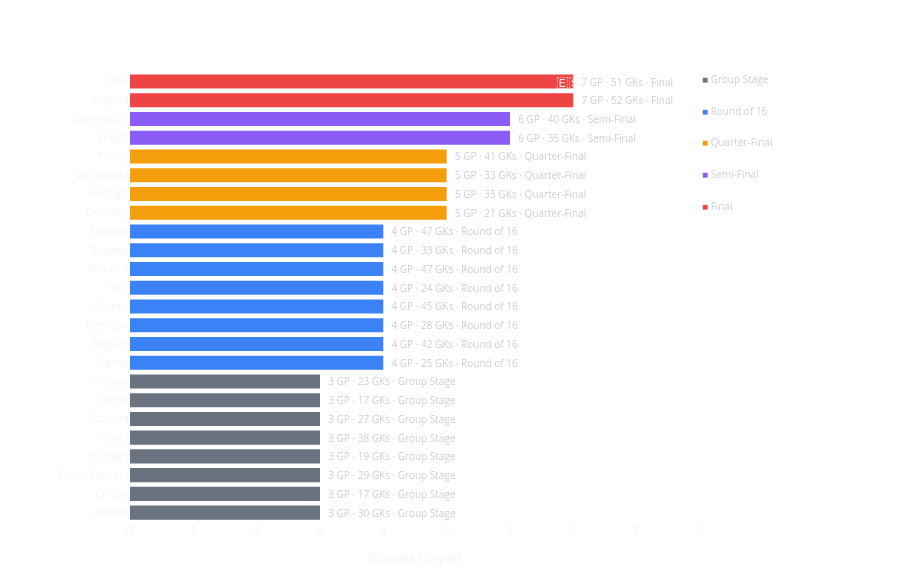

Source (notebook cell):
### Markdown cell above
---
## 0. Tournament Context — Games Played per Team

Euro 2024 is a **direct-elimination tournament** after the group stage. Only 2 teams reach the final (7 GP). Most teams play just 3–4 matches. This means:

- **Sample sizes vary enormously** — Spain (7 GP, 51 GKs) vs Scotland (3 GP, 27 GKs)
- KPIs from 3-match teams should be read with caution
- The chart below shows how far each team went, colour-coded by **tournament stage**

| GP | Stage |
|----|-------|
| 3 | Group Stage exit |
| 4 | Round of 16 |
| 5 | Quarter-Final |
| 6 | Semi-Final |
| 7 | Final |

### Code cell
# ══════════════════════════════════════════════════════════════
# CELL 6b — Tournament Context: Games Played & Goal Kicks
# ══════════════════════════════════════════════════════════════

# ── Stage colour palette ──
STAGE_COLORS = {
    'Group Stage':    '#6b7280',   # grey
    'Round of 16':    '#3b82f6',   # blue
    'Quarter-Final':  '#f59e0b',   # amber
    'Semi-Final':     '#8b5cf6',   # purple
    'Final':          '#ef4444',   # red
}

# Sort by matches desc, then alphabetically
ctx = kpi_df.sort_values(['matches', 'team'], ascending=[True, True]).copy()

# Build colour array
bar_colors = [
    STAGE_COLORS.get(s, '#6b7280') for s in ctx['stage_reached']
]

fig_ctx = go.Figure()

fig_ctx.add_trace(go.Bar(
    x=ctx['matches'],
    y=ctx['team'],
    orientation='h',
    marker=dict(color=bar_colors, line=dict(width=0)),
    text=[
        f"  {int(m)} GP · {int(gk)} GKs · {s}"
        for m, gk, s in zip(ctx['matches'], ctx['total_gk'], ctx['stage_reached'])
    ],
    textposition='outside',
    textfont=dict(size=10, color='#c8d0d8'),
    hovertemplate=(
        '<b>%{y}</b><br>'
        'Games Played: %{x}<br>'
        '<extra></extra>'
    ),
))

# Highlight Spain bar border
spain_idx = ctx[ctx['team'] == HIGHLIGHT_TEAM].index
if len(spain_idx) > 0:
    pos_in_list = list(ctx['team']).index(HIGHLIGHT_TEAM)
    fig_ctx.add_annotation(
        x=ctx.loc[spain_idx[0], 'matches'] + 0.15,
        y=HIGHLIGHT_TEAM,
        text='🇪🇸',
        showarrow=False,
        font=dict(size=14),
        xanchor='right',
    )

fig_ctx.update_layout(
    template='plotly_dark',
    title=dict(
        text='📋 Tournament Context — Games Played per Team'
             '<br><sup style="color:rgba(255,255,255,0.55)">'
             'Euro 2024 · Colour = stage reached · '
             'More games → larger sample → more reliable KPIs</sup>',
        font=dict(size=15, color='white'),
    ),
    xaxis=dict(
        title='Games Played',
        gridcolor='rgba(255,255,255,0.06)',
        zeroline=False,
        dtick=1,
        range=[0, 9],
    ),
    yaxis=dict(title='', tickfont=dict(size=10)),
    paper_bgcolor='rgba(0,0,0,0)',
    plot_bgcolor='rgba(0,0,0,0)',
    height=max(500, len(ctx) * 24),
    margin=dict(l=130, r=200, t=70, b=40),
    showlegend=False,
    bargap=0.25,
)

# Legend as annotations for stage colours
legend_items = list(STAGE_COLORS.items())
for i, (stage, color) in enumerate(legend_items):
    fig_ctx.add_annotation(
        x=1.0, y=1.0 - i * 0.07,
        xref='paper', yref='paper',
        text=f'<span style="color:{color}">■</span> {stage}',
        showarrow=False,
        font=dict(size=10, color='#c8d0d8'),
        xanchor='left',
    )

fig_ctx.show()

# ── Summary stats ──
print(f'\n📊 Tournament distribution:')
for stage in ['Final', 'Semi-Final', 'Quarter-Final', 'Round of 16', 'Group Stage']:
    n = (kpi_df['stage_reached'] == stage).sum()
    if n > 0:
        teams = ', '.join(kpi_df[kpi_df['stage_reached'] == stage]['team'].tolist())
        gp = STAGE_MAP[[k for k, v in STAGE_MAP.items() if v == stage][0]]
        print(f'   {stage:16s}: {n} teams — {teams}')

### Figure 1 — Plotly figure (JSON) as saved in the notebook; plotly's stock layout.template omitted (floating-point values rounded to 4 significant figures)
{"data": [{"hovertemplate": "<b>%{y}</b><br>Games Played: %{x}<br><extra></extra>", "marker": {"color": ["#6b7280", "#6b7280", "#6b7280", "#6b7280", "#6b7280", "#6b7280", "#6b7280", "#6b7280", "#3b82f6", "#3b82f6", "#3b82f6", "#3b82f6", "#3b82f6", "#3b82f6", "#3b82f6", "#3b82f6", "#f59e0b", "#f59e0b", "#f59e0b", "#f59e0b", "#8b5cf6", "#8b5cf6", "#ef4444", "#ef4444"], "line": {"width": 0}}, "orientation": "h", "text": ["  3 GP · 30 GKs · Group Stage", "  3 GP · 17 GKs · Group Stage", "  3 GP · 29 GKs · Group Stage", "  3 GP · 19 GKs · Group Stage", "  3 GP · 38 GKs · Group Stage", "  3 GP · 27 GKs · Group Stage", "  3 GP · 17 GKs · Group Stage", "  3 GP · 23 GKs · Group Stage", "  4 GP · 25 GKs · Round of 16", "  4 GP · 42 GKs · Round of 16", "  4 GP · 28 GKs · Round of 16", "  4 GP · 45 GKs · Round of 16", "  4 GP · 24 GKs · Round of 16", "  4 GP · 47 GKs · Round of 16", "  4 GP · 33 GKs · Round of 16", "  4 GP · 47 GKs · Round of 16", "  5 GP · 21 GKs · Quarter-Final", "  5 GP · 35 GKs · Quarter-Final", "  5 GP · 33 GKs · Quarter-Final", "  5 GP · 41 GKs · Quarter-Final", "  6 GP · 35 GKs · Semi-Final", "  6 GP · 40 GKs · Semi-Final", "  7 GP · 52 GKs · Final", "  7 GP · 51 GKs · Final"], "textfont": {"color": "#c8d0d8", "size": 10}, "textposition": "outside", "type": "bar", "x": [3, 3, 3, 3, 3, 3, 3, 3, 4, 4, 4, 4, 4, 4, 4, 4, 5, 5, 5, 5, 6, 6, 7, 7], "y": ["Albania", "Croatia", "Czech Republic", "Hungary", "Poland", "Scotland", "Serbia", "Ukraine", "Austria", "Belgium", "Denmark", "Georgia", "Italy", "Romania", "Slovakia", "Slovenia", "Germany", "Portugal", "Switzerland", "Turkey", "France", "Netherlands", "England", "Spain"]}], "layout": {"annotations": [{"font": {"size": 14}, "showarrow": false, "text": "🇪🇸", "x": 7.15, "xanchor": "right", "y": "Spain"}, {"font": {"color": "#c8d0d8", "size": 10}, "showarrow": false, "text": "<span style=\"color:#6b7280\">■</span> Group Stage", "x": 1, "xanchor": "left", "xref": "paper", "y": 1, "yref": "paper"}, {"font": {"color": "#c8d0d8", "size": 10}, "showarrow": false, "text": "<span style=\"color:#3b82f6\">■</span> Round of 16", "x": 1, "xanchor": "left", "xref": "paper", "y": 0.93, "yref": "paper"}, {"font": {"color": "#c8d0d8", "size": 10}, "showarrow": false, "text": "<span style=\"color:#f59e0b\">■</span> Quarter-Final", "x": 1, "xanchor": "left", "xref": "paper", "y": 0.86, "yref": "paper"}, {"font": {"color": "#c8d0d8", "size": 10}, "showarrow": false, "text": "<span style=\"color:#8b5cf6\">■</span> Semi-Final", "x": 1, "xanchor": "left", "xref": "paper", "y": 0.79, "yref": "paper"}, {"font": {"color": "#c8d0d8", "size": 10}, "showarrow": false, "text": "<span style=\"color:#ef4444\">■</span> Final", "x": 1, "xanchor": "left", "xref": "paper", "y": 0.72, "yref": "paper"}], "bargap": 0.25, "height": 576, "margin": {"b": 40, "l": 130, "r": 200, "t": 70}, "paper_bgcolor": "rgba(0,0,0,0)", "plot_bgcolor": "rgba(0,0,0,0)", "showlegend": false, "title": {"font": {"color": "white", "size": 15}, "text": "📋 Tournament Context — Games Played per Team<br><sup style=\"color:rgba(255,255,255,0.55)\">Euro 2024 · Colour = stage reached · More games → larger sample → more reliable KPIs</sup>"}, "xaxis": {"dtick": 1, "gridcolor": "rgba(255,255,255,0.06)", "range": [0, 9], "title": {"text": "Games Played"}, "zeroline": false}, "yaxis": {"tickfont": {"size": 10}, "title": {"text": ""}}}}
